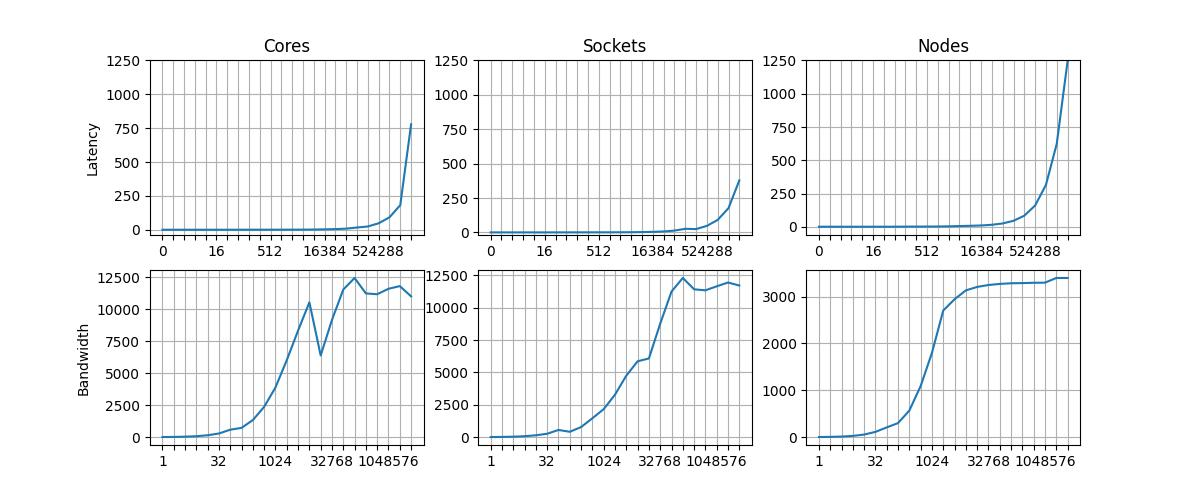

This chart was generated by the following Python code:
import os
import pandas as pd
import matplotlib.pyplot as plt

def read_data_df(file):
    with open(f'{file}.log') as f:
        raw = f.read()
    data = [[x.split(' ')[0], float(x.split(' ')[-1])] for x in raw.splitlines()[2:]]
    df = pd.DataFrame(data)
    df.set_index(0, inplace=True)
    return df

cl = read_data_df('./latency/cores')
sl = read_data_df('./latency/sockets')
nl = read_data_df('./latency/nodes')

cb = read_data_df('./bandwidth/cores')
sb = read_data_df('./bandwidth/sockets')
nb = read_data_df('./bandwidth/nodes')

fig, axs = plt.subplots(ncols=3, nrows=2, figsize=(12,5))

# axs[0].set_xticks(range(len(bw.index)))
# axs[0].set_xticklabels(bw.index, rotation=45)
cl.plot(ax=axs[0][0], legend=False, grid=True)
axs[0][0].set_title('Cores')
axs[0][0].set_ylabel('Latency')
axs[0][0].set_ylim(top=int(nl.max().max())+10)
axs[0][0].set_xticks(range(len(nl.index)))
axs[0][0].set_xlabel('')

sl.plot(ax=axs[0][1], legend=False, grid=True)
axs[0][1].set_xticks(range(len(nl.index)))
axs[0][1].set_title('Sockets')
axs[0][1].set_xlabel('')
axs[0][1].set_ylim(top=int(nl.max().max())+10)

nl.plot(ax=axs[0][2], legend=False, grid=True)
axs[0][2].set_xticks(range(len(nl.index)))
axs[0][2].set_title('Nodes')
axs[0][2].set_xlabel('')
axs[0][2].set_ylim(top=int(nl.max().max())+10)

cb.plot(ax=axs[1][0], legend=False, grid=True)
axs[1][0].set_xticks(range(len(nb.index)))
axs[1][0].set_ylabel('Bandwidth')
axs[1][0].set_xlabel('')

sb.plot(ax=axs[1][1], legend=False, grid=True)
axs[1][1].set_xticks(range(len(nb.index)))
axs[1][1].set_xlabel('')

nb.plot(ax=axs[1][2], legend=False, grid=True)
axs[1][2].set_xticks(range(len(nb.index)))
axs[1][2].set_xlabel('')

plt.savefig('plot.jpg')
